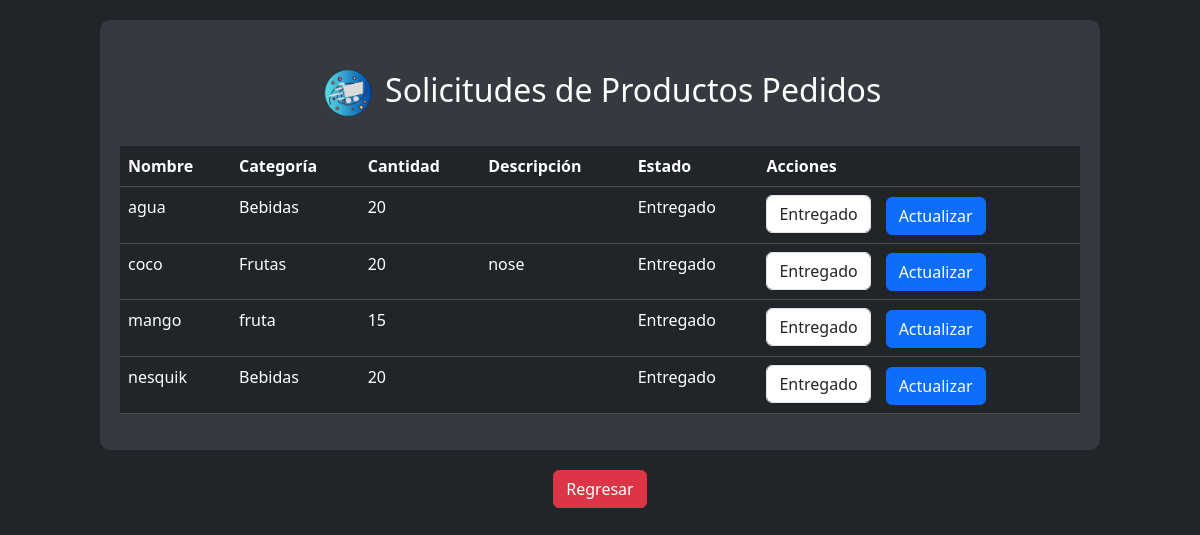
The app's page /verproductossolicitados.php (signed in) with its own data.
### tables this page shows
CREATE TABLE `solicitudes` (
  `id_solicitud` int(11) NOT NULL,
  `nombre` varchar(255) DEFAULT NULL,
  `categoria` varchar(255) DEFAULT NULL,
  `cantidad` int(11) DEFAULT NULL,
  `descripcion` text DEFAULT NULL,
  `estado` varchar(20) DEFAULT 'Pendiente',
  `fecha_solicitud` timestamp NOT NULL DEFAULT current_timestamp(),
  `id_usuario` int(11) DEFAULT NULL,
  `id_proveedor` int(11) DEFAULT NULL
);

### verproductossolicitados.php (the view, shortened to what this page needs)
<?php
include_once 'conexion.php';
include_once("sweetarch.php");
$query = "SELECT s.id_solicitud, s.nombre, s.categoria, s.cantidad, s.descripcion, s.estado
          FROM solicitudes s
          INNER JOIN usuarios u ON s.id_usuario = u.id_usuario
          WHERE u.id_tipos = 5 ORDER BY Nombre ASC";
$statement = $con->prepare($query);
$statement->execute();
$solicitudes = $statement->fetchAll(PDO::FETCH_ASSOC);
?>
<!DOCTYPE html>
<html lang="en">
<head>
    <link rel="stylesheet" href="CSS/bootstrap.min.css">
    <link rel="stylesheet" href="CSS/alerta.css">
</head>
<body>
    <div class="container">
        <h2 class="text-center mt-4 mb-4">
            <img class="m-1" src="IMG/Spacemark ico_transparent.ico" alt="SpaceMark Logo" height="50">
            Solicitudes de Productos Pedidos
        </h2>
        <div class="table-responsive">
            <table class="table table-dark">
                <thead>
                    <tr>
                        <th scope="col">Nombre</th>
                        <th scope="col">Categoría</th>
                        <th scope="col">Cantidad</th>
                        <th scope="col">Descripción</th>
                        <th scope="col">Estado</th>
                        <th scope="col">Acciones</th>
                    </tr>
                </thead>
                <tbody>
                    <?php foreach ($solicitudes as $solicitud): ?>
                    <tr>
                        <td><?php echo htmlspecialchars($solicitud['nombre']); ?></td>
                        <td><?php echo htmlspecialchars($solicitud['categoria']); ?></td>
                        <td><?php echo htmlspecialchars($solicitud['cantidad']); ?></td>
                        <td><?php echo htmlspecialchars($solicitud['descripcion']); ?></td>
                        <td><?php echo htmlspecialchars($solicitud['estado']); ?></td>
                        <td>
                            <form action="" method="post" class="d-inline">
                                <select name="estado" class="form-control d-inline w-auto">
                                    <option value="Entregado" <?php if ($solicitud['estado'] == 'Entregado') echo 'selected'; ?>>Entregado</option>
                                </select>
                                <button type="submit" class="btn btn-primary d-inline">Actualizar</button>
                            </form>
                        </td>
                    </tr>
                    <?php endforeach; ?>
                </tbody>
            </table>
        </div>
    </div>
    <div class="row">
        <div class="col-12 text-center">
            <a href="index.php" class="btn btn-danger">Regresar</a>
        </div>
    </div>
</body>
</html>

### verproductossolicitados.php (style rules this page uses)
body { background-color: #212529; color: #ffffff; }
.container { background-color: #343a40; padding: 20px; border-radius: 10px; margin: 20px auto; max-width: 1000px; }
.table-dark { background-color: #343a40; color: #ffffff; border-radius: 10px; }
.table-responsive { overflow-x: auto; }
.form-control { width: auto; display: inline-block; }
.btn-primary { margin-left: 10px; }

### records on screen
solicitudes: nombre "agua", categoria "Bebidas", cantidad "20", estado "Entregado"
solicitudes: nombre "coco", categoria "Frutas", cantidad "20", descripcion "nose", estado "Entregado"
solicitudes: nombre "mango", categoria "fruta", cantidad "15", estado "Entregado"
solicitudes: nombre "nesquik", categoria "Bebidas", cantidad "20", estado "Entregado"
